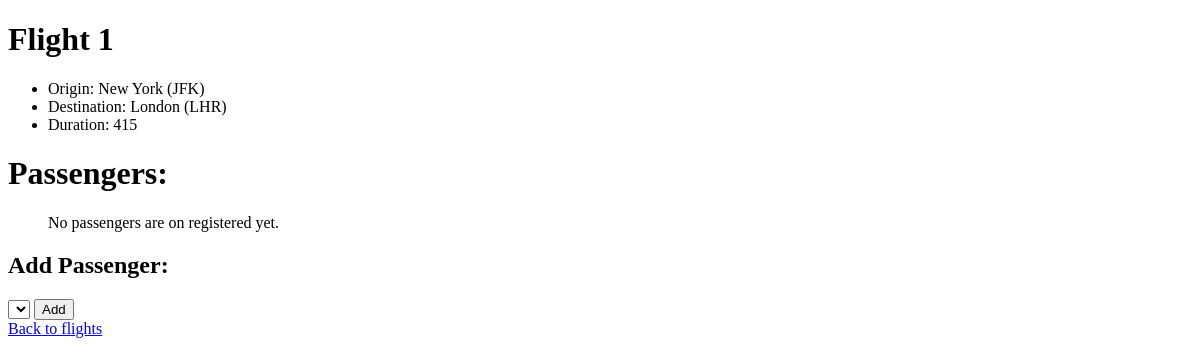
Before: /flights/1 with the older database file.
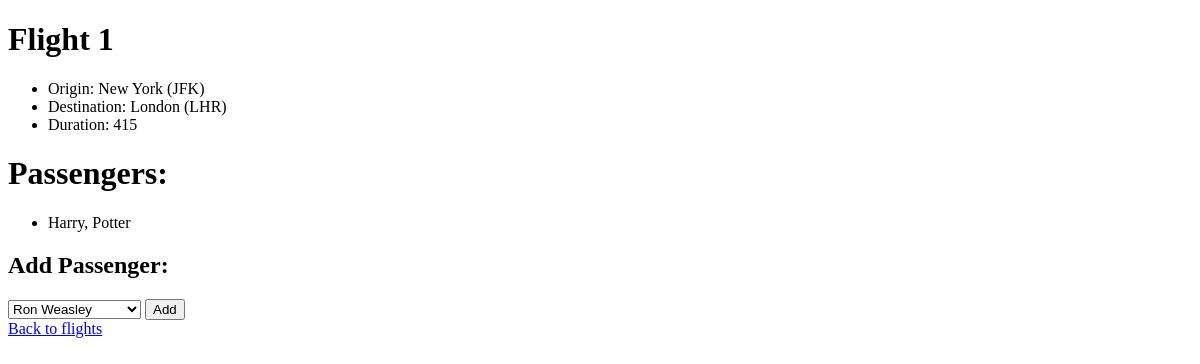
After: the same page with the newer database file.
### flights/models.py (models this page shows)
class Passenger(models.Model):
    first = models.CharField(max_length=64)
    last = models.CharField(max_length=64)
    flights = models.ManyToManyField(Flight, blank=True, related_name="passengers")
    def __str__(self):
        return f"{self.first} {self.last}"

### flights/views.py (the view)
# urls.py: path("<int:flight_id>", views.flight, name="flight"),
def flight(request, flight_id):
    try:
        flight = Flight.objects.get(pk=flight_id)
    except Flight.DoesNotExist:
        return HttpResponseNotFound("<h1 style='text-align:center; margin-top:300px'>404 - This flight does not exist!</h1>")
    return render(request, "flights/flight.html", {
        "flight": flight,
        "passengers": flight.passengers.all(),
        "non_passengers": Passenger.objects.exclude(flights=flight).all()
    })

### flights/models.py (called while the page is built)
    def __str__(self):
        return f"{self.city} ({self.code})"

### flights/templates/flights/flight.html (shortened to what this page needs)
{% extends "flights/layout.html"%}
{% block body%}
<h1> Flight {{ flight.id }}</h1>
<ul>
    <li>Origin: {{ flight.origin }}</li>
    <li>Destination: {{ flight.destination }}</li>
    <li>Duration: {{ flight.duration }}</li>
</ul>
<h1>Passengers:</h1>
<ul>
    {% for passenger in passengers %}
        <li>{{passenger.first}}, {{passenger.last}}</li>
    {% empty %}
        <p>No passengers are on registered yet.</p>
    {% endfor %}
</ul>
<h2>Add Passenger:</h2>
<form action="{% url 'flights:book' flight.id %}" method="post">
    <select name="passenger" id="">
        {% for passenger in non_passengers%}
            <option value="{{passenger.id}}">{{ passenger}}</option>
        {% endfor %}
    </select>
    <input type="submit" value="Add">
</form>
<a href="{% url 'flights:index' %}">Back to flights</a>
{% endblock %}

Changed rows visible on the page:
added Passenger: first "Harry", last "Potter"
Other visible differences:
form field passenger: (not shown) → "Ron Weasley"
text no longer shown: "No passengers are on registered yet."
